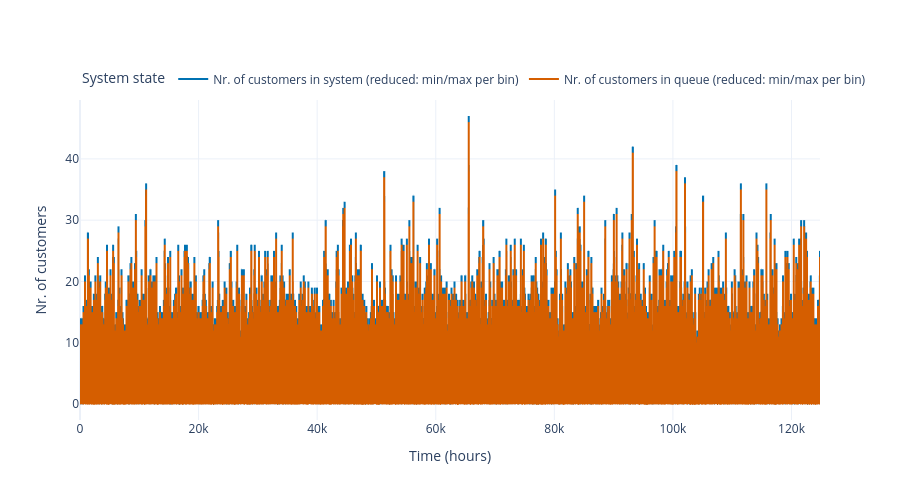

The cell this chart's notebook holds for it:
### Markdown cell above
Less variability in the interarrival and service times roughly halves the waiting time compared to the M/M/1 queue with the same utilisation. Kingman's formula is a heavy-traffic approximation; for this example it slightly overestimates the simulated waiting time. At a high utilisation ($\rho \approx 0.89$) successive waiting times are strongly correlated, so changing the seeds or the number of arrivals gives an impression of the remaining statistical uncertainty.

### Code cell
sim.plot_system_state()

### Figure 1 — Plotly figure (JSON) as saved in the notebook; plotly's stock layout.template omitted (floating-point values rounded to 4 significant figures; data arrays with more than 128 entries replaced by an {"elided": "..."} marker saying what was removed)
{"data": [{"hovertemplate": "Time: %{x:.2f} h<br>Nr. of customers in system: %{y}<extra></extra>", "line": {"color": "#0072B2", "shape": "hv"}, "mode": "lines", "name": "Nr. of customers in system (reduced: min/max per bin)", "type": "scattergl", "x": {"elided": "94946 float values"}, "y": {"elided": "94946 int values"}}, {"hovertemplate": "Time: %{x:.2f} h<br>Nr. of customers in queue: %{y}<extra></extra>", "line": {"color": "#D55E00", "shape": "hv"}, "mode": "lines", "name": "Nr. of customers in queue (reduced: min/max per bin)", "type": "scattergl", "x": {"elided": "92030 float values"}, "y": {"elided": "92030 int values"}}], "layout": {"height": 500, "legend": {"orientation": "h", "title": {"text": "System state"}, "x": 0, "xanchor": "left", "y": 1.02, "yanchor": "bottom"}, "xaxis": {"title": {"text": "Time (hours)"}}, "yaxis": {"title": {"text": "Nr. of customers"}}}}
